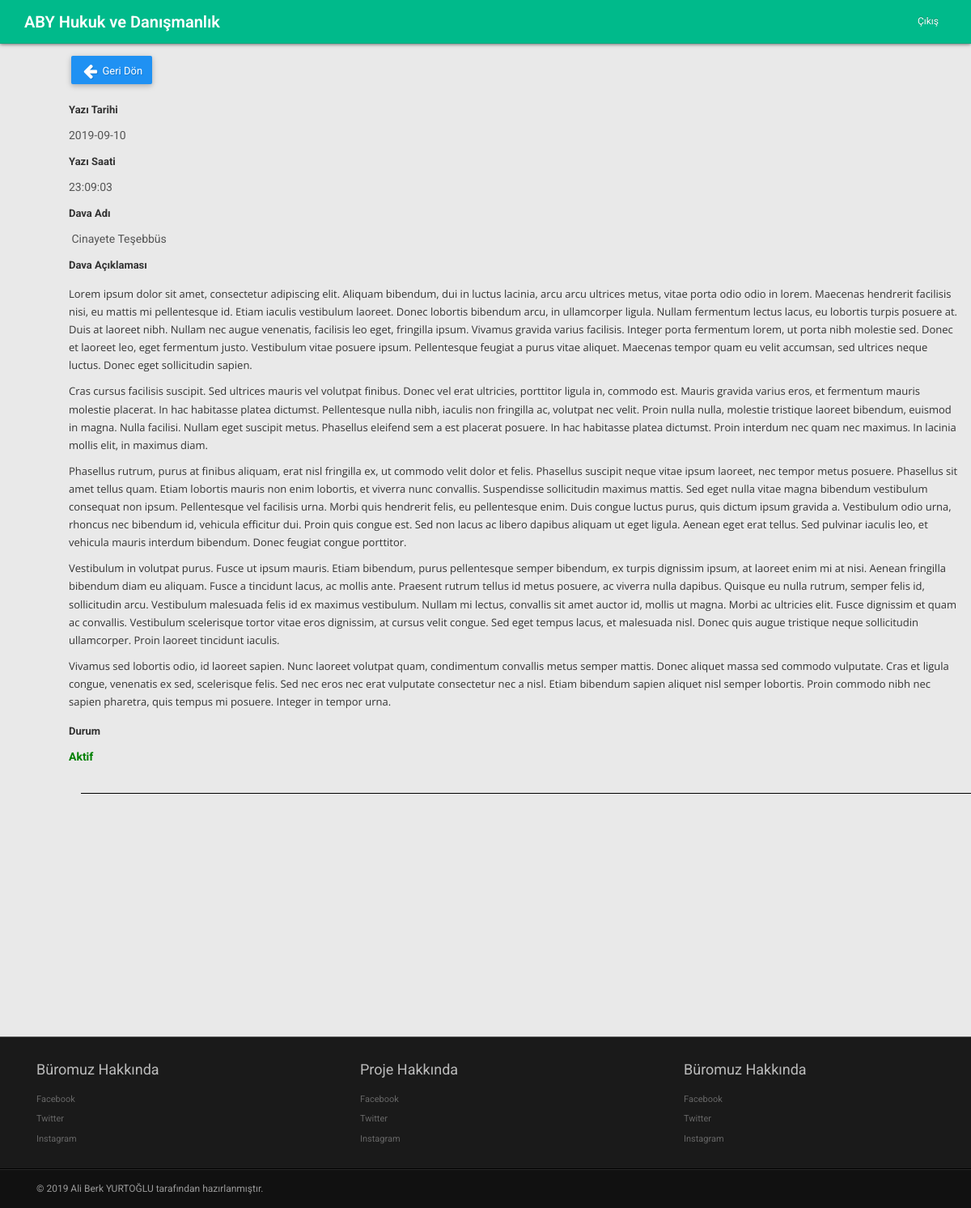
The page /muvekkil/davaincele.php?dava_id=4 (signed in) on the database its author committed.
### tables this page shows
CREATE TABLE `dava` (
  `ID` int(3) NOT NULL,
  `muvekkil_id` int(3) NOT NULL,
  `davaAdi` varchar(250) NOT NULL,
  `dava_aciklama` text NOT NULL,
  `dava_durum` enum('0','1') NOT NULL,
  `dava_zaman` datetime NOT NULL DEFAULT CURRENT_TIMESTAMP
);

### muvekkil/davaincele.php (the view, shortened to what this page needs)
<?php
include 'header.php'; ?>
<?php
$davasor=$db->prepare("SELECT * FROM Dava where ID=:id");
$davasor->execute(array(
	'id' => $_GET['dava_id']
));
$davacek=$davasor->fetch(PDO::FETCH_ASSOC);
?>
<form action="../netting/islem.php" method="POST" id="demo-form2" data-parsley-validate class="form-horizontal form-label-left">
	<div class="main" style="margin-top: 100px; margin-left: 100px">
		<div class="main-inner">
				<div class="row">
					<div class="col-md-12">
						<a class="btn btn-primary" style="margin-left: -12px; margin-top: -50px" href="index.php"><i class="btn-icon-only icon-arrow-left"></i> Geri Dön</a>
						<?php $zaman=explode(" ",$davacek['dava_zaman']); ?>
						<div class="form-group" style="margin-top: 5px">
							<label for="muvekkil_id"> Yazı Tarihi </label>
							<div>
								<input type="text" disabled="" name="yaziTarih" value="<?php echo $zaman[0]; ?>" class="form-control">
							</div>
						</div>
						<div class="form-group" style="margin-top: 5px">
							<label for="muvekkil_id"> Yazı Saati </label>
							<div>
								<input type="text" disabled="" name="yaziSaat" value="<?php echo $zaman[1]; ?>" class="form-control">
							</div>
						</div>
						<div class="form-group" style="margin-top: 5px">
							<label for="davaAdi"> Dava Adı</label>
							<div>
								<input type="text" disabled="" name="davaAdi" value=" <?php echo $davacek['davaAdi'] ?>" class="form-control">
							</div>
						</div>
						<div class="form-group" style="margin-top: 5px">
							<label for="dava_aciklama"> Dava Açıklaması</label>
							<div>
                                <p><?php echo $davacek['dava_aciklama']; ?></p>
							</div>
						</div>
						<div class="form-group" style="margin-top: 5px">
							<label for="dava_durum"> Durum</label>
							<div>
								<?php
								if ($davacek['dava_durum']==0) {?>
									<input type="text" disabled="" name="dava_durum" value="Pasif" class="form-control" style="font-weight: bold; color: red">
								<?php } else {?>
									<input type="text" disabled="" name="dava_durum" value="Aktif" class="form-control" style="font-weight: bold; color: green">
								<?php  } ?>
							</div>
						</div>
					</div>
				</div>
		</div>
	</div>
</form>
<?php include 'footer.php'; ?>

### avukat/css/style.css (style rules this page uses)
p { font: 13px/1.7em 'Open Sans'; }
input, button, select, textarea { font-family: 'Open Sans'; }
.btn-icon-only { padding-right: 3px; padding-left: 3px; }
.main { padding-bottom: 2em; border-bottom: 1px solid #000; }

### rows shown on the page
dava: yaziTarih "2019-09-10", yaziSaat "23:09:03", davaAdi "Cinayete Teşebbüs", dava_aciklama "Lorem ipsum dolor sit amet, consectetur adipiscing elit. Aliquam bibendum, dui in luctus lacinia, arcu arcu ultrices metus, vitae porta odio odio in lorem. Maecenas hendrerit facilisis nisi, eu mattis mi pellentesque id. Etiam iaculis vestibulum laoreet. Donec lobortis bibendum arcu, in ullamcorper ligula. Nullam fermentum lectus lacus, eu lobortis turpis posuere at. Duis at laoreet nibh. Nullam nec augue venenatis, facilisis leo eget, fringilla ipsum. Vivamus gravida varius facilisis. Integer porta fermentum lorem, ut porta nibh molestie sed. Donec et laoreet leo, eget fermentum justo. Vestibulum vitae posuere ipsum. Pellentesque feugiat a purus vitae aliquet. Maecenas tempor quam eu velit…"
